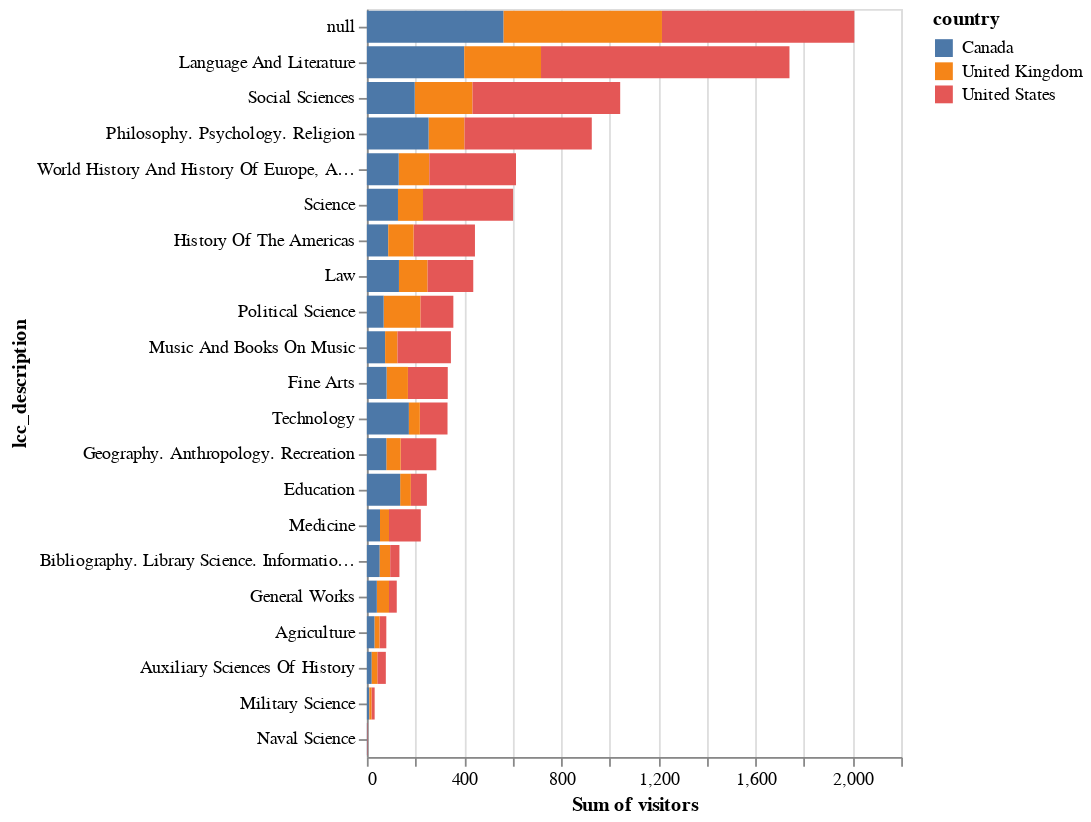

Notebook cell for this chart:
### Code cell
alt.Chart(pageviews).mark_bar().encode(
    alt.Y('lcc_description:N').sort('-x'),
    alt.X('sum(visitors):Q'),
    alt.Color('country:N')
)

### Figure 1 — Vega specification as saved in the notebook (floating-point values rounded to 4 significant figures)
{"$schema": "https://vega.github.io/schema/vega/v5.json", "data": [{"name": "source_0"}, {"name": "data_0", "values": [{"country": "Canada", "lcc_description": "Military Science", "sum_visitors": 10, "sum_visitors_end": 10.0, "sum_visitors_start": 0.0}, {"country": "United States", "lcc_description": "History Of The Americas", "sum_visitors": 253, "sum_visitors_end": 445.0, "sum_visitors_start": 192.0}, {"country": "United Kingdom", "lcc_description": "Social Sciences", "sum_visitors": 238, "sum_visitors_end": 435.0, "sum_visitors_start": 197.0}, {"country": "United Kingdom", "lcc_description": null, "sum_visitors": 653, "sum_visitors_end": 1215.0, "sum_visitors_start": 562.0}, {"country": "United Kingdom", "lcc_description": "Science", "sum_visitors": 103, "sum_visitors_end": 231.0, "sum_visitors_start": 128.0}, {"country": "Canada", "lcc_description": "Medicine", "sum_visitors": 54, "sum_visitors_end": 54.0, "sum_visitors_start": 0.0}, {"country": "Canada", "lcc_description": "Language And Literature", "sum_visitors": 401, "sum_visitors_end": 401.0, "sum_visitors_start": 0.0}, {"country": "United Kingdom", "lcc_description": "Philosophy. Psychology. Religion", "sum_visitors": 148, "sum_visitors_end": 402.0, "sum_visitors_start": 254.0}, {"country": "United Kingdom", "lcc_description": "World History And History Of Europe, Asia, Africa, Australia, New Zealand, Etc.", "sum_visitors": 126, "sum_visitors_end": 257.0, "sum_visitors_start": 131.0}, {"country": "United Kingdom", "lcc_description": "Language And Literature", "sum_visitors": 316, "sum_visitors_end": 717.0, "sum_visitors_start": 401.0}, {"country": "United States", "lcc_description": "Science", "sum_visitors": 371, "sum_visitors_end": 602.0, "sum_visitors_start": 231.0}, {"country": "Canada", "lcc_description": null, "sum_visitors": 562, "sum_visitors_end": 562.0, "sum_visitors_start": 0.0}, {"country": "United States", "lcc_description": "Fine Arts", "sum_visitors": 164, "sum_visitors_end": 333.0, "sum_visitors_start": 169.0}, {"country": "United States", "lcc_description": "Philosophy. Psychology. Religion", "sum_visitors": 524, "sum_visitors_end": 926.0, "sum_visitors_start": 402.0}, {"country": "United States", "lcc_description": "Social Sciences", "sum_visitors": 608, "sum_visitors_end": 1043.0, "sum_visitors_start": 435.0}, {"country": "United Kingdom", "lcc_description": "Education", "sum_visitors": 44, "sum_visitors_end": 181.0, "sum_visitors_start": 137.0}, {"country": "Canada", "lcc_description": "Social Sciences", "sum_visitors": 197, "sum_visitors_end": 197.0, "sum_visitors_start": 0.0}, {"country": "Canada", "lcc_description": "Bibliography. Library Science. Information Resources (General)", "sum_visitors": 53, "sum_visitors_end": 53.0, "sum_visitors_start": 0.0}, {"country": "United States", "lcc_description": null, "sum_visitors": 792, "sum_visitors_end": 2007.0, "sum_visitors_start": 1215.0}, {"country": "United Kingdom", "lcc_description": "Law", "sum_visitors": 118, "sum_visitors_end": 250.0, "sum_visitors_start": 132.0}, {"country": "Canada", "lcc_description": "Education", "sum_visitors": 137, "sum_visitors_end": 137.0, "sum_visitors_start": 0.0}, {"country": "Canada", "lcc_description": "Music And Books On Music", "sum_visitors": 75, "sum_visitors_end": 75.0, "sum_visitors_start": 0.0}, {"country": "United Kingdom", "lcc_description": "Fine Arts", "sum_visitors": 88, "sum_visitors_end": 169.0, "sum_visitors_start": 81.0}, {"country": "Canada", "lcc_description": "World History And History Of Europe, Asia, Africa, Australia, New Zealand, Etc.", "sum_visitors": 131, "sum_visitors_end": 131.0, "sum_visitors_start": 0.0}, {"country": "United States", "lcc_description": "Language And Literature", "sum_visitors": 1023, "sum_visitors_end": 1740.0, "sum_visitors_start": 717.0}, {"country": "Canada", "lcc_description": "Law", "sum_visitors": 132, "sum_visitors_end": 132.0, "sum_visitors_start": 0.0}, {"country": "United States", "lcc_description": "Geography. Anthropology. Recreation", "sum_visitors": 147, "sum_visitors_end": 286.0, "sum_visitors_start": 139.0}, {"country": "United States", "lcc_description": "Law", "sum_visitors": 188, "sum_visitors_end": 438.0, "sum_visitors_start": 250.0}, {"country": "United Kingdom", "lcc_description": "Bibliography. Library Science. Information Resources (General)", "sum_visitors": 43, "sum_visitors_end": 96.0, "sum_visitors_start": 53.0}, {"country": "United Kingdom", "lcc_description": "General Works", "sum_visitors": 50, "sum_visitors_end": 91.0, "sum_visitors_start": 41.0}, {"country": "United States", "lcc_description": "Agriculture", "sum_visitors": 28, "sum_visitors_end": 80.0, "sum_visitors_start": 52.0}, {"country": "United Kingdom", "lcc_description": "Political Science", "sum_visitors": 152, "sum_visitors_end": 221.0, "sum_visitors_start": 69.0}, {"country": "United Kingdom", "lcc_description": "Geography. Anthropology. Recreation", "sum_visitors": 59, "sum_visitors_end": 139.0, "sum_visitors_start": 80.0}, {"country": "Canada", "lcc_description": "Geography. Anthropology. Recreation", "sum_visitors": 80, "sum_visitors_end": 80.0, "sum_visitors_start": 0.0}, {"country": "Canada", "lcc_description": "Philosophy. Psychology. Religion", "sum_visitors": 254, "sum_visitors_end": 254.0, "sum_visitors_start": 0.0}, {"country": "Canada", "lcc_description": "General Works", "sum_visitors": 41, "sum_visitors_end": 41.0, "sum_visitors_start": 0.0}, {"country": "Canada", "lcc_description": "Science", "sum_visitors": 128, "sum_visitors_end": 128.0, "sum_visitors_start": 0.0}, {"country": "United States", "lcc_description": "Technology", "sum_visitors": 114, "sum_visitors_end": 332.0, "sum_visitors_start": 218.0}, {"country": "United States", "lcc_description": "World History And History Of Europe, Asia, Africa, Australia, New Zealand, Etc.", "sum_visitors": 357, "sum_visitors_end": 614.0, "sum_visitors_start": 257.0}, {"country": "United Kingdom", "lcc_description": "Agriculture", "sum_visitors": 21, "sum_visitors_end": 52.0, "sum_visitors_start": 31.0}, {"country": "Canada", "lcc_description": "History Of The Americas", "sum_visitors": 88, "sum_visitors_end": 88.0, "sum_visitors_start": 0.0}, {"country": "United States", "lcc_description": "General Works", "sum_visitors": 32, "sum_visitors_end": 123.0, "sum_visitors_start": 91.0}, {"country": "United Kingdom", "lcc_description": "Music And Books On Music", "sum_visitors": 51, "sum_visitors_end": 126.0, "sum_visitors_start": 75.0}, {"country": "Canada", "lcc_description": "Technology", "sum_visitors": 173, "sum_visitors_end": 173.0, "sum_visitors_start": 0.0}, {"country": "United States", "lcc_description": "Music And Books On Music", "sum_visitors": 220, "sum_visitors_end": 346.0, "sum_visitors_start": 126.0}, {"country": "Canada", "lcc_description": "Political Science", "sum_visitors": 69, "sum_visitors_end": 69.0, "sum_visitors_start": 0.0}, {"country": "United States", "lcc_description": "Education", "sum_visitors": 66, "sum_visitors_end": 247.0, "sum_visitors_start": 181.0}, {"country": "United States", "lcc_description": "Auxiliary Sciences Of History", "sum_visitors": 35, "sum_visitors_end": 78.0, "sum_visitors_start": 43.0}, {"country": "Canada", "lcc_description": "Auxiliary Sciences Of History", "sum_visitors": 20, "sum_visitors_end": 20.0, "sum_visitors_start": 0.0}, {"country": "United Kingdom", "lcc_description": "History Of The Americas", "sum_visitors": 104, "sum_visitors_end": 192.0, "sum_visitors_start": 88.0}, {"country": "United States", "lcc_description": "Medicine", "sum_visitors": 131, "sum_visitors_end": 222.0, "sum_visitors_start": 91.0}, {"country": "United States", "lcc_description": "Military Science", "sum_visitors": 13, "sum_visitors_end": 32.0, "sum_visitors_start": 19.0}, {"country": "Canada", "lcc_description": "Fine Arts", "sum_visitors": 81, "sum_visitors_end": 81.0, "sum_visitors_start": 0.0}, {"country": "United States", "lcc_description": "Political Science", "sum_visitors": 135, "sum_visitors_end": 356.0, "sum_visitors_start": 221.0}, {"country": "United Kingdom", "lcc_description": "Auxiliary Sciences Of History", "sum_visitors": 23, "sum_visitors_end": 43.0, "sum_visitors_start": 20.0}, {"country": "Canada", "lcc_description": "Agriculture", "sum_visitors": 31, "sum_visitors_end": 31.0, "sum_visitors_start": 0.0}, {"country": "United States", "lcc_description": "Bibliography. Library Science. Information Resources (General)", "sum_visitors": 38, "sum_visitors_end": 134.0, "sum_visitors_start": 96.0}, {"country": "United Kingdom", "lcc_description": "Technology", "sum_visitors": 45, "sum_visitors_end": 218.0, "sum_visitors_start": 173.0}, {"country": "United Kingdom", "lcc_description": "Medicine", "sum_visitors": 37, "sum_visitors_end": 91.0, "sum_visitors_start": 54.0}, {"country": "United Kingdom", "lcc_description": "Military Science", "sum_visitors": 9, "sum_visitors_end": 19.0, "sum_visitors_start": 10.0}, {"country": "United States", "lcc_description": "Naval Science", "sum_visitors": 2, "sum_visitors_end": 3.0, "sum_visitors_start": 1.0}, {"country": "Canada", "lcc_description": "Naval Science", "sum_visitors": 1, "sum_visitors_end": 1.0, "sum_visitors_start": 0.0}]}, {"name": "source_0_y_domain_lcc_description", "values": [{"lcc_description": "Military Science", "sort_field": 32}, {"lcc_description": "History Of The Americas", "sort_field": 445}, {"lcc_description": "Social Sciences", "sort_field": 1043}, {"lcc_description": null, "sort_field": 2007}, {"lcc_description": "Science", "sort_field": 602}, {"lcc_description": "Medicine", "sort_field": 222}, {"lcc_description": "Language And Literature", "sort_field": 1740}, {"lcc_description": "Philosophy. Psychology. Religion", "sort_field": 926}, {"lcc_description": "World History And History Of Europe, Asia, Africa, Australia, New Zealand, Etc.", "sort_field": 614}, {"lcc_description": "Fine Arts", "sort_field": 333}, {"lcc_description": "Education", "sort_field": 247}, {"lcc_description": "Bibliography. Library Science. Information Resources (General)", "sort_field": 134}, {"lcc_description": "Law", "sort_field": 438}, {"lcc_description": "Music And Books On Music", "sort_field": 346}, {"lcc_description": "Geography. Anthropology. Recreation", "sort_field": 286}, {"lcc_description": "General Works", "sort_field": 123}, {"lcc_description": "Agriculture", "sort_field": 80}, {"lcc_description": "Political Science", "sort_field": 356}, {"lcc_description": "Technology", "sort_field": 332}, {"lcc_description": "Auxiliary Sciences Of History", "sort_field": 78}, {"lcc_description": "Naval Science", "sort_field": 3}]}, {"name": "data_0_color_domain_country", "values": [{"country": "Canada"}, {"country": "United States"}, {"country": "United Kingdom"}]}], "signals": [{"name": "y_step", "value": 20}, {"name": "height", "update": "bandspace(domain('y').length, 0.1, 0.05) * y_step"}], "marks": [{"type": "rect", "name": "marks", "from": {"data": "data_0"}, "encode": {"update": {"x": {"field": "sum_visitors_end", "scale": "x"}, "x2": {"field": "sum_visitors_start", "scale": "x"}, "description": {"signal": "\"Sum of visitors: \" + (format(datum[\"sum_visitors\"], \"\")) + \"; lcc_description: \" + (isValid(datum[\"lcc_description\"]) ? datum[\"lcc_description\"] : \"\"+datum[\"lcc_description\"]) + \"; country: \" + (isValid(datum[\"country\"]) ? datum[\"country\"] : \"\"+datum[\"country\"])"}, "y": {"field": "lcc_description", "scale": "y"}, "height": {"signal": "max(0.25, bandwidth('y'))"}, "ariaRoleDescription": {"value": "bar"}, "fill": {"field": "country", "scale": "color"}}}, "style": ["bar"]}], "scales": [{"name": "x", "type": "linear", "domain": {"fields": ["sum_visitors_start", "sum_visitors_end"], "data": "data_0"}, "range": [0, {"signal": "width"}], "zero": true, "nice": true}, {"name": "y", "type": "band", "domain": {"data": "source_0_y_domain_lcc_description", "field": "lcc_description", "sort": {"op": "max", "field": "sort_field", "order": "descending"}}, "range": {"step": {"signal": "y_step"}}, "paddingInner": 0.1, "paddingOuter": 0.05}, {"name": "color", "type": "ordinal", "domain": {"data": "data_0_color_domain_country", "field": "country", "sort": true}, "range": "category"}], "axes": [{"scale": "x", "tickCount": {"signal": "ceil(width/40)"}, "aria": false, "zindex": 0, "domain": false, "maxExtent": 0, "grid": true, "minExtent": 0, "labels": false, "ticks": false, "orient": "bottom", "gridScale": "y"}, {"scale": "x", "tickCount": {"signal": "ceil(width/40)"}, "orient": "bottom", "labelFlush": true, "title": "Sum of visitors", "grid": false, "labelOverlap": true, "zindex": 0}, {"scale": "y", "orient": "left", "grid": false, "title": "lcc_description", "zindex": 0}], "legends": [{"fill": "color", "symbolType": "square", "title": "country"}], "width": 300, "background": "white", "padding": 5, "style": "cell"}
